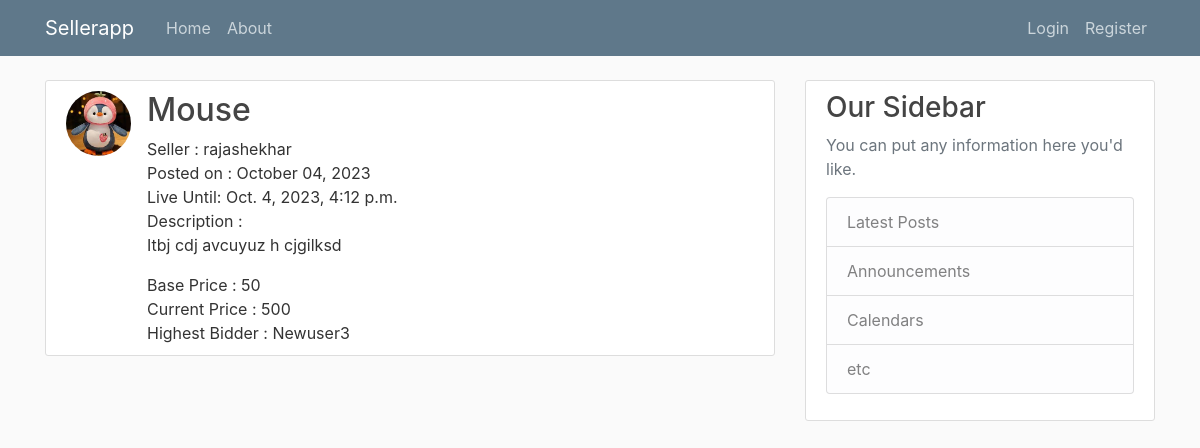
The app's page /post/4/ with its own data.
### auction/models.py (models this page shows, shortened)
class Products(models.Model):
    name = models.CharField(max_length=100)
    description = models.TextField()
    date_posted = models.DateTimeField(default=timezone.now)
    live_until = models.DateTimeField()
    current_time = models.DateTimeField(auto_now=True)
    seller = models.ForeignKey(User, on_delete=models.CASCADE)
    image = models.ImageField(default='default_item.jpg', upload_to='item_pics')
    base_price = models.IntegerField(default=0)
    current_price = models.IntegerField(default=0)
    highest_bidder = models.CharField(max_length=100, default="None")

### auction/views.py (the view)
# urls.py: path('post/<int:pk>/', views.ProductDetailView.as_view(), name='product-detail'),
class ProductDetailView(DetailView):
    model = Products

### auction/templates/auction/products_detail.html (shortened to what this page needs)
{% extends "auction/base.html" %} {% block content %}
<article class="media content-section">
  <img class="rounded-circle article-img" src="{{ object.image.url }}" />
  <div class="media-body">
    <h2>
      <a class="article-title" href="{% url 'product-detail' object.id %}">{{ object.name }}</a>
    </h2>
    Seller : {{ object.seller }} <br />
    Posted on : {{ object.date_posted|date:"F d, Y" }}</br>
    Live Until: {{object.live_until}}<br />
    Description :<br>
    <p class="article-content">{{ object.description }}</p>
    Base Price : {{ object.base_price }} <br />
    {% if object.base_price == object.current_price%}
    No Bids!!
    {%else%}
    Current Price : {{object.current_price}} <br />
    Highest Bidder : {{object.highest_bidder}} <br>
    {%endif%}
  </div>
</article>
{% endblock content %}

### auction/static/auction/main.css (style rules this page uses)
body { background: #fafafa; color: #333333; margin-top: 5rem; }
h1, h2, h3, h4, h5, h6 { color: #444444; }
.content-section { background: #ffffff; padding: 10px 20px; border: 1px solid #dddddd; border-radius: 3px; margin-bottom: 20px; }
.article-title { color: #444444; }
.article-content { white-space: pre-line; }
.article-img { height: 65px; width: 65px; margin-right: 16px; }

### records on screen
Products: image (picture), name "Mouse", seller "rajashekhar", date_posted "October 04, 2023", live_until "Oct. 4, 2023, 4:12 p.m.", description "Itbj cdj avcuyuz h cjgilksd", base_price "50", current_price "500", highest_bidder "Newuser3"
